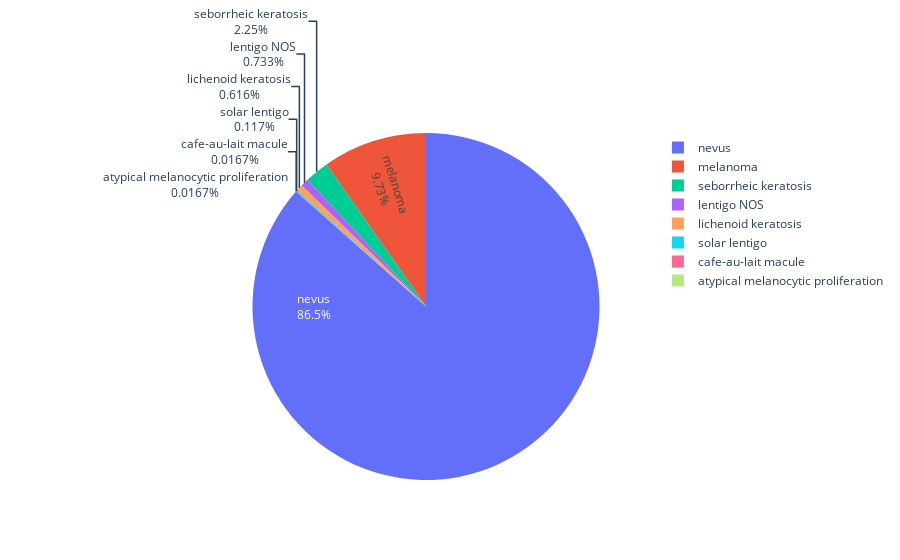

Write notebook code for a chart like this one.
### Code cell
labels=train['diagnosis'].value_counts().index[1:]
values=train['diagnosis'].value_counts().values[1:]
fig = go.Figure(data=[go.Pie(labels=labels, values=values, textinfo='label+percent',
                             insidetextorientation='radial'
                            )])
fig.show()

### Figure 1 — Plotly figure (JSON) as saved in the notebook; plotly's stock layout.template omitted (floating-point values rounded to 4 significant figures)
{"data": [{"insidetextorientation": "radial", "labels": ["nevus", "melanoma", "seborrheic keratosis", "lentigo NOS", "lichenoid keratosis", "solar lentigo", "cafe-au-lait macule", "atypical melanocytic proliferation"], "textinfo": "label+percent", "type": "pie", "values": [5193, 584, 135, 44, 37, 7, 1, 1]}], "layout": {}}
